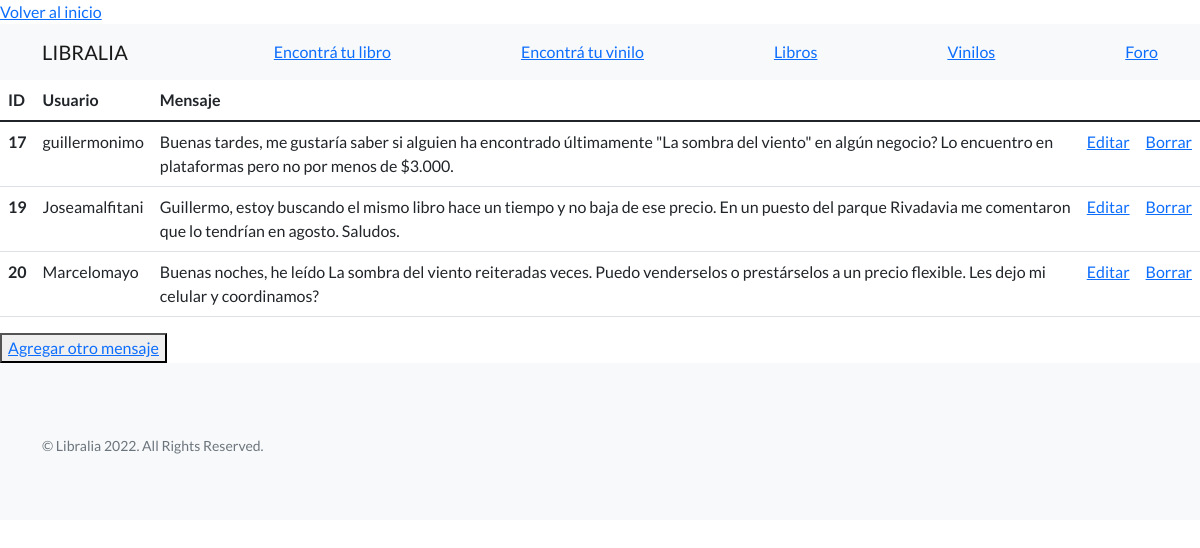
Page /applibros/listamensajes (signed in) on the committed database.
### applibros/models.py (models this page shows, shortened)
class Mensajes(models.Model):
    usuariomensaje=models.CharField(max_length=40)
    comentario=models.CharField(max_length=2000 )

### applibros/views.py (the view)
# urls.py: path("listamensajes",views.listamensajes, name="listamensajes"),
@login_required
def listamensajes(request):
    listamensajes=Mensajes.objects.all()
    dicc={"listamensajes":listamensajes}
    plantilla=loader.get_template("listamensajes.html")
    documento=plantilla.render(dicc)
    return HttpResponse(documento)
    return HttpResponse(listamensajes)

### applibros/template/listamensajes.html (shortened to what this page needs)
{% extends "inicioregistrado.html" %}
{% load static %}
{% block contenido %}
    <table class="table">
        <thead>
          <tr>
            <th scope="col">ID</th>
            <th scope="col">Usuario</th>
            <th scope="col">Mensaje</th>
          </tr>
        </thead>
        <tbody>
            {% for n in listamensajes %}
          <tr>
            <th scope="row">{{n.id}}</th>
            <td>{{n.usuariomensaje}}</td>
            <td>{{n.comentario}}</td>
            <td><a href="{% url 'editarmensajes' n.id %}">Editar</a></td>
            <td><a href="{% url 'eliminamensajes' n.id %}">Borrar</a></td>
        </tr>
        {% endfor %}
        </tbody>
      </table>
      <button>
        <a href="mensajes">Agregar otro mensaje</a>
      </button>
{% endblock %}

### rows in the picture
Mensajes: id "17", usuariomensaje "guillermonimo", comentario "Buenas tardes, me gustaría saber si alguien ha encontrado últimamente \"La sombra del viento\" en algún negocio? Lo encuentro en plataformas pero no por menos de $3.000."
Mensajes: id "19", usuariomensaje "Joseamalfitani", comentario "Guillermo, estoy buscando el mismo libro hace un tiempo y no baja de ese precio. En un puesto del parque Rivadavia me comentaron que lo tendrían en agosto. Saludos."
Mensajes: id "20", usuariomensaje "Marcelomayo", comentario "Buenas noches, he leído La sombra del viento reiteradas veces. Puedo venderselos o prestárselos a un precio flexible. Les dejo mi celular y coordinamos?"
